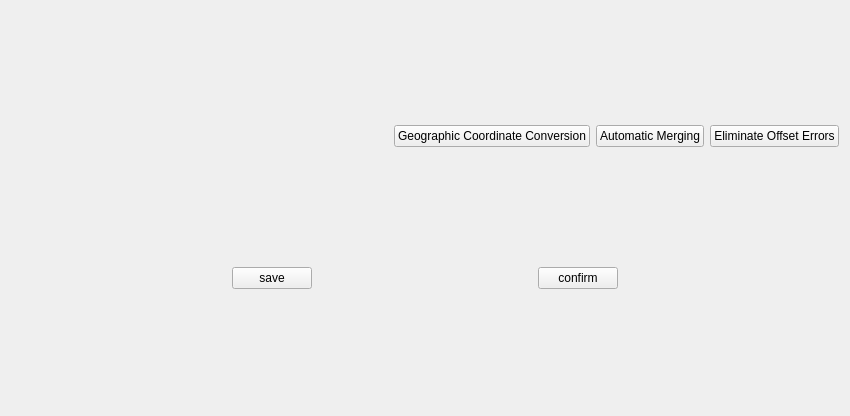
<?xml version="1.0" encoding="UTF-8"?>
<ui version="4.0">
 <class>dialog_gcpClass</class>
 <widget class="QWidget" name="dialog_gcpClass">
  <property name="geometry">
   <rect>
    <x>0</x>
    <y>0</y>
    <width>850</width>
    <height>416</height>
   </rect>
  </property>
  <property name="windowTitle">
   <string>dialog_gcp</string>
  </property>
  <property name="styleSheet">
   <string notr="true">QPushButton#btnAdd{border:none}
QPushButton#btnRemove{border:none}</string>
  </property>
  <layout class="QGridLayout" name="gridLayout">
   <item row="1" column="0">
    <layout class="QVBoxLayout" name="verticalLayout"/>
   </item>
   <item row="2" column="0">
    <layout class="QHBoxLayout" name="horizontalLayout">
     <property name="spacing">
      <number>6</number>
     </property>
     <property name="sizeConstraint">
      <enum>QLayout::SetMinimumSize</enum>
     </property>
     <item>
      <spacer name="horizontalSpacer">
       <property name="orientation">
        <enum>Qt::Horizontal</enum>
       </property>
       <property name="sizeHint" stdset="0">
        <size>
         <width>40</width>
         <height>20</height>
        </size>
       </property>
      </spacer>
     </item>
     <item>
      <widget class="QPushButton" name="btnSave">
       <property name="text">
        <string>save</string>
       </property>
      </widget>
     </item>
     <item>
      <spacer name="horizontalSpacer_4">
       <property name="orientation">
        <enum>Qt::Horizontal</enum>
       </property>
       <property name="sizeHint" stdset="0">
        <size>
         <width>40</width>
         <height>20</height>
        </size>
       </property>
      </spacer>
     </item>
     <item>
      <widget class="QPushButton" name="btnConfirm">
       <property name="text">
        <string>confirm</string>
       </property>
      </widget>
     </item>
     <item>
      <spacer name="horizontalSpacer_2">
       <property name="orientation">
        <enum>Qt::Horizontal</enum>
       </property>
       <property name="sizeHint" stdset="0">
        <size>
         <width>40</width>
         <height>20</height>
        </size>
       </property>
      </spacer>
     </item>
    </layout>
   </item>
   <item row="0" column="0">
    <layout class="QHBoxLayout" name="horizontalLayout_2">
     <item>
      <widget class="QPushButton" name="btnAdd">
       <property name="maximumSize">
        <size>
         <width>25</width>
         <height>16777215</height>
        </size>
       </property>
       <property name="baseSize">
        <size>
         <width>25</width>
         <height>0</height>
        </size>
       </property>
       <property name="text">
        <string/>
       </property>
      </widget>
     </item>
     <item>
      <widget class="QPushButton" name="btnRemove">
       <property name="maximumSize">
        <size>
         <width>25</width>
         <height>16777215</height>
        </size>
       </property>
       <property name="baseSize">
        <size>
         <width>25</width>
         <height>0</height>
        </size>
       </property>
       <property name="text">
        <string/>
       </property>
      </widget>
     </item>
     <item>
      <spacer name="horizontalSpacer_3">
       <property name="orientation">
        <enum>Qt::Horizontal</enum>
       </property>
       <property name="sizeHint" stdset="0">
        <size>
         <width>10</width>
         <height>10</height>
        </size>
       </property>
      </spacer>
     </item>
     <item>
      <widget class="QPushButton" name="btnGcc">
       <property name="toolTip">
        <string/>
       </property>
       <property name="text">
        <string>Geographic Coordinate Conversion</string>
       </property>
      </widget>
     </item>
     <item>
      <widget class="QPushButton" name="btnMerge">
       <property name="text">
        <string>Automatic Merging</string>
       </property>
      </widget>
     </item>
     <item>
      <widget class="QPushButton" name="btnEerror">
       <property name="text">
        <string>Eliminate Offset Errors</string>
       </property>
      </widget>
     </item>
    </layout>
   </item>
  </layout>
 </widget>
 <layoutdefault spacing="6" margin="11"/>
 <resources/>
 <connections/>
</ui>
